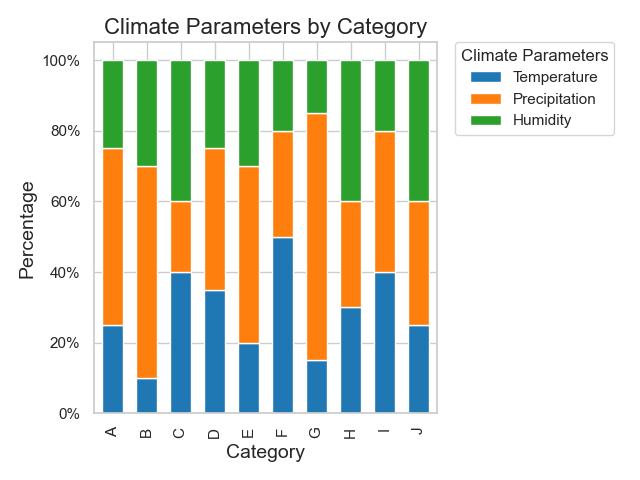

Recreate this plot in Python.

import seaborn as sns
import pandas as pd
import matplotlib.pyplot as plt
from matplotlib.ticker import FuncFormatter

# Prepare the data in a DataFrame
data = {
    'Category': ['A', 'B', 'C', 'D', 'E', 'F', 'G', 'H', 'I', 'J'],
    'Temperature': [0.25, 0.1, 0.4, 0.35, 0.2, 0.5, 0.15, 0.3, 0.4, 0.25],
    'Precipitation': [0.5, 0.6, 0.2, 0.4, 0.5, 0.3, 0.7, 0.3, 0.4, 0.35],
    'Humidity': [0.25, 0.3, 0.4, 0.25, 0.3, 0.2, 0.15, 0.4, 0.2, 0.4],
}
df = pd.DataFrame(data)
df.set_index('Category', inplace=True)

# Calculate the percentage
df_percentage = df.div(df.sum(axis=1), axis=0)

# Start the stacked bar plot
sns.set(style="whitegrid")

# Define the figure size
plt.figure(figsize=(12, 10))

# Create the vertical bar chart
df_percentage.plot(kind='bar', stacked=True, color=["#1f77b4", "#ff7f0e", "#2ca02c"], width=0.6)

# Modify the y-axis labels to display as percentages
formatter = FuncFormatter(lambda y, pos: "%d%%" % (y * 100))
plt.gca().yaxis.set_major_formatter(formatter)

# Customizing the plot (title, labels, legend)
plt.title('Climate Parameters by Category', fontsize=16)
plt.xlabel('Category', fontsize=14)
plt.ylabel('Percentage', fontsize=14)

# Adjust legend
plt.legend(title='Climate Parameters', bbox_to_anchor=(1.05, 1), loc='upper left', borderaxespad=0.)

plt.tight_layout()
plt.show()
